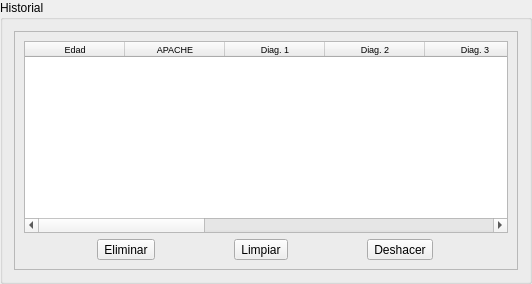
              <widget class="QGroupBox" name="groupBoxPacientes">
               <property name="title">
                <string>Historial</string>
               </property>
               <layout class="QGridLayout" name="gridLayout_14">
                <item row="0" column="0">
                 <widget class="QFrame" name="frameHistorial">
                  <property name="frameShape">
                   <enum>QFrame::StyledPanel</enum>
                  </property>
                  <property name="frameShadow">
                   <enum>QFrame::Raised</enum>
                  </property>
                  <layout class="QGridLayout" name="gridLayout_15">
                   <item row="0" column="0">
                    <widget class="QTableWidget" name="tableWidgetPacientes">
                     <property name="minimumSize">
                      <size>
                       <width>484</width>
                       <height>0</height>
                      </size>
                     </property>
                     <property name="gridStyle">
                      <enum>Qt::DashLine</enum>
                     </property>
                     <property name="sortingEnabled">
                      <bool>true</bool>
                     </property>
                     <attribute name="horizontalHeaderVisible">
                      <bool>true</bool>
                     </attribute>
                     <attribute name="horizontalHeaderCascadingSectionResizes">
                      <bool>false</bool>
                     </attribute>
                     <attribute name="horizontalHeaderShowSortIndicator" stdset="0">
                      <bool>true</bool>
                     </attribute>
                     <attribute name="horizontalHeaderStretchLastSection">
                      <bool>true</bool>
                     </attribute>
                     <attribute name="verticalHeaderVisible">
                      <bool>false</bool>
                     </attribute>
                     <column>
                      <property name="text">
                       <string>Edad</string>
                      </property>
                      <property name="font">
                       <font>
                        <pointsize>7</pointsize>
                        <kerning>true</kerning>
                       </font>
                      </property>
                      <property name="textAlignment">
                       <set>AlignCenter</set>
                      </property>
                     </column>
                     <column>
                      <property name="text">
                       <string>APACHE</string>
                      </property>
                      <property name="font">
                       <font>
                        <family>Segoe UI</family>
                        <pointsize>7</pointsize>
                       </font>
                      </property>
                      <property name="textAlignment">
                       <set>AlignCenter</set>
                      </property>
                     </column>
                     <column>
                      <property name="text">
                       <string>Diag. 1</string>
                      </property>
                      <property name="font">
                       <font>
                        <pointsize>7</pointsize>
                       </font>
                      </property>
                      <property name="textAlignment">
                       <set>AlignCenter</set>
                      </property>
                     </column>
                     <column>
                      <property name="text">
                       <string>Diag. 2</string>
                      </property>
                      <property name="font">
                       <font>
                        <pointsize>7</pointsize>
                       </font>
                      </property>
                      <property name="textAlignment">
                       <set>AlignCenter</set>
                      </property>
                     </column>
                     <column>
                      <property name="text">
                       <string>Diag. 3</string>
                      </property>
                      <property name="font">
                       <font>
                        <pointsize>7</pointsize>
                       </font>
                      </property>
                      <property name="textAlignment">
                       <set>AlignCenter</set>
                      </property>
                     </column>
                     <column>
                      <property name="text">
                       <string>Diag. 4</string>
                      </property>
                      <property name="font">
                       <font>
                        <pointsize>7</pointsize>
                       </font>
                      </property>
                      <property name="textAlignment">
                       <set>AlignCenter</set>
                      </property>
                     </column>
                     <column>
                      <property name="text">
                       <string>Est. UTI</string>
                      </property>
                      <property name="font">
                       <font>
                        <family>Segoe UI</family>
                        <pointsize>7</pointsize>
                       </font>
                      </property>
                      <property name="textAlignment">
                       <set>AlignCenter</set>
                      </property>
                     </column>
                     <column>
                      <property name="text">
                       <string>Est. Pre-UTI</string>
                      </property>
                      <property name="font">
                       <font>
                        <pointsize>7</pointsize>
                       </font>
                      </property>
                      <property name="textAlignment">
                       <set>AlignCenter</set>
                      </property>
                     </column>
                     <column>
                      <property name="text">
                       <string>Tipo VA</string>
                      </property>
                      <property name="font">
                       <font>
                        <pointsize>7</pointsize>
                       </font>
                      </property>
                      <property name="textAlignment">
                       <set>AlignCenter</set>
                      </property>
                     </column>
                     <column>
                      <property name="text">
                       <string>Tiempo VA</string>
                      </property>
                      <property name="font">
                       <font>
                        <pointsize>7</pointsize>
                       </font>
                      </property>
                      <property name="textAlignment">
                       <set>AlignCenter</set>
                      </property>
                     </column>
                     <column>
                      <property name="text">
                       <string>Porciento</string>
                      </property>
                      <property name="font">
                       <font>
                        <pointsize>7</pointsize>
                       </font>
                      </property>
                      <property name="textAlignment">
                       <set>AlignCenter</set>
                      </property>
                     </column>
                    </widget>
                   </item>
                   <item row="1" column="0">
                    <layout class="QHBoxLayout" name="horizontalLayoutHistorial">
                     <item>
                      <widget class="QToolButton" name="tb_eliminar">
                       <property name="text">
                        <string>Eliminar</string>
                       </property>
                      </widget>
                     </item>
                     <item>
                      <widget class="QToolButton" name="tb_limpiar">
                       <property name="text">
                        <string>Limpiar</string>
                       </property>
                      </widget>
                     </item>
                     <item>
                      <widget class="QToolButton" name="tb_deshacer">
                       <property name="text">
                        <string>Deshacer</string>
                       </property>
                      </widget>
                     </item>
                    </layout>
                   </item>
                  </layout>
                 </widget>
                </item>
               </layout>
              </widget>
